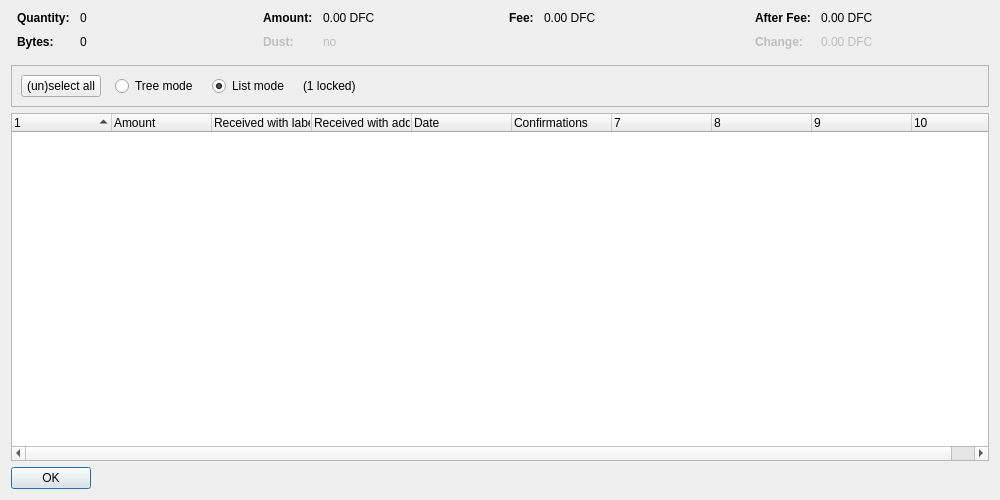
<?xml version="1.0" encoding="UTF-8"?>
<ui version="4.0">
 <class>CoinControlDialog</class>
 <widget class="QDialog" name="CoinControlDialog">
  <property name="geometry">
   <rect>
    <x>0</x>
    <y>0</y>
    <width>1000</width>
    <height>500</height>
   </rect>
  </property>
  <property name="windowTitle">
   <string>Coin Selection</string>
  </property>
  <layout class="QVBoxLayout" name="verticalLayout">
   <item>
    <layout class="QHBoxLayout" name="horizontalLayoutTop" stretch="0,0,0,0">
     <property name="topMargin">
      <number>0</number>
     </property>
     <property name="bottomMargin">
      <number>10</number>
     </property>
     <item>
      <layout class="QFormLayout" name="formLayoutCoinControl1">
       <property name="horizontalSpacing">
        <number>10</number>
       </property>
       <property name="verticalSpacing">
        <number>10</number>
       </property>
       <property name="leftMargin">
        <number>6</number>
       </property>
       <property name="rightMargin">
        <number>6</number>
       </property>
       <item row="0" column="0">
        <widget class="QLabel" name="labelCoinControlQuantityText">
         <property name="font">
          <font>
           <weight>75</weight>
           <bold>true</bold>
          </font>
         </property>
         <property name="text">
          <string>Quantity:</string>
         </property>
        </widget>
       </item>
       <item row="0" column="1">
        <widget class="QLabel" name="labelCoinControlQuantity">
         <property name="cursor">
          <cursorShape>IBeamCursor</cursorShape>
         </property>
         <property name="contextMenuPolicy">
          <enum>Qt::ActionsContextMenu</enum>
         </property>
         <property name="text">
          <string notr="true">0</string>
         </property>
         <property name="textInteractionFlags">
          <set>Qt::LinksAccessibleByMouse|Qt::TextSelectableByKeyboard|Qt::TextSelectableByMouse</set>
         </property>
        </widget>
       </item>
       <item row="1" column="0">
        <widget class="QLabel" name="labelCoinControlBytesText">
         <property name="font">
          <font>
           <weight>75</weight>
           <bold>true</bold>
          </font>
         </property>
         <property name="text">
          <string>Bytes:</string>
         </property>
        </widget>
       </item>
       <item row="1" column="1">
        <widget class="QLabel" name="labelCoinControlBytes">
         <property name="cursor">
          <cursorShape>IBeamCursor</cursorShape>
         </property>
         <property name="contextMenuPolicy">
          <enum>Qt::ActionsContextMenu</enum>
         </property>
         <property name="text">
          <string notr="true">0</string>
         </property>
         <property name="textInteractionFlags">
          <set>Qt::LinksAccessibleByMouse|Qt::TextSelectableByKeyboard|Qt::TextSelectableByMouse</set>
         </property>
        </widget>
       </item>
      </layout>
     </item>
     <item>
      <layout class="QFormLayout" name="formLayoutCoinControl2">
       <property name="horizontalSpacing">
        <number>10</number>
       </property>
       <property name="verticalSpacing">
        <number>10</number>
       </property>
       <property name="leftMargin">
        <number>6</number>
       </property>
       <property name="rightMargin">
        <number>6</number>
       </property>
       <item row="0" column="0">
        <widget class="QLabel" name="labelCoinControlAmountText">
         <property name="font">
          <font>
           <weight>75</weight>
           <bold>true</bold>
          </font>
         </property>
         <property name="text">
          <string>Amount:</string>
         </property>
        </widget>
       </item>
       <item row="0" column="1">
        <widget class="QLabel" name="labelCoinControlAmount">
         <property name="cursor">
          <cursorShape>IBeamCursor</cursorShape>
         </property>
         <property name="contextMenuPolicy">
          <enum>Qt::ActionsContextMenu</enum>
         </property>
         <property name="text">
          <string notr="true">0.00 DFC</string>
         </property>
         <property name="textInteractionFlags">
          <set>Qt::LinksAccessibleByMouse|Qt::TextSelectableByKeyboard|Qt::TextSelectableByMouse</set>
         </property>
        </widget>
       </item>
       <item row="1" column="0">
        <widget class="QLabel" name="labelCoinControlLowOutputText">
         <property name="enabled">
          <bool>false</bool>
         </property>
         <property name="font">
          <font>
           <weight>75</weight>
           <bold>true</bold>
          </font>
         </property>
         <property name="text">
          <string>Dust:</string>
         </property>
        </widget>
       </item>
       <item row="1" column="1">
        <widget class="QLabel" name="labelCoinControlLowOutput">
         <property name="enabled">
          <bool>false</bool>
         </property>
         <property name="cursor">
          <cursorShape>IBeamCursor</cursorShape>
         </property>
         <property name="contextMenuPolicy">
          <enum>Qt::ActionsContextMenu</enum>
         </property>
         <property name="text">
          <string notr="true">no</string>
         </property>
         <property name="textInteractionFlags">
          <set>Qt::LinksAccessibleByMouse|Qt::TextSelectableByKeyboard|Qt::TextSelectableByMouse</set>
         </property>
        </widget>
       </item>
      </layout>
     </item>
     <item>
      <layout class="QFormLayout" name="formLayoutCoinControl3">
       <property name="horizontalSpacing">
        <number>10</number>
       </property>
       <property name="verticalSpacing">
        <number>10</number>
       </property>
       <property name="leftMargin">
        <number>6</number>
       </property>
       <property name="rightMargin">
        <number>6</number>
       </property>
       <item row="0" column="0">
        <widget class="QLabel" name="labelCoinControlFeeText">
         <property name="font">
          <font>
           <weight>75</weight>
           <bold>true</bold>
          </font>
         </property>
         <property name="text">
          <string>Fee:</string>
         </property>
        </widget>
       </item>
       <item row="0" column="1">
        <widget class="QLabel" name="labelCoinControlFee">
         <property name="cursor">
          <cursorShape>IBeamCursor</cursorShape>
         </property>
         <property name="contextMenuPolicy">
          <enum>Qt::ActionsContextMenu</enum>
         </property>
         <property name="text">
          <string notr="true">0.00 DFC</string>
         </property>
         <property name="textInteractionFlags">
          <set>Qt::LinksAccessibleByMouse|Qt::TextSelectableByKeyboard|Qt::TextSelectableByMouse</set>
         </property>
        </widget>
       </item>
      </layout>
     </item>
     <item>
      <layout class="QFormLayout" name="formLayoutCoinControl4">
       <property name="horizontalSpacing">
        <number>10</number>
       </property>
       <property name="verticalSpacing">
        <number>10</number>
       </property>
       <property name="leftMargin">
        <number>6</number>
       </property>
       <property name="rightMargin">
        <number>6</number>
       </property>
       <item row="0" column="0">
        <widget class="QLabel" name="labelCoinControlAfterFeeText">
         <property name="font">
          <font>
           <weight>75</weight>
           <bold>true</bold>
          </font>
         </property>
         <property name="text">
          <string>After Fee:</string>
         </property>
        </widget>
       </item>
       <item row="0" column="1">
        <widget class="QLabel" name="labelCoinControlAfterFee">
         <property name="cursor">
          <cursorShape>IBeamCursor</cursorShape>
         </property>
         <property name="contextMenuPolicy">
          <enum>Qt::ActionsContextMenu</enum>
         </property>
         <property name="text">
          <string notr="true">0.00 DFC</string>
         </property>
         <property name="textInteractionFlags">
          <set>Qt::LinksAccessibleByMouse|Qt::TextSelectableByKeyboard|Qt::TextSelectableByMouse</set>
         </property>
        </widget>
       </item>
       <item row="1" column="0">
        <widget class="QLabel" name="labelCoinControlChangeText">
         <property name="enabled">
          <bool>false</bool>
         </property>
         <property name="font">
          <font>
           <weight>75</weight>
           <bold>true</bold>
          </font>
         </property>
         <property name="text">
          <string>Change:</string>
         </property>
        </widget>
       </item>
       <item row="1" column="1">
        <widget class="QLabel" name="labelCoinControlChange">
         <property name="enabled">
          <bool>false</bool>
         </property>
         <property name="cursor">
          <cursorShape>IBeamCursor</cursorShape>
         </property>
         <property name="contextMenuPolicy">
          <enum>Qt::ActionsContextMenu</enum>
         </property>
         <property name="text">
          <string notr="true">0.00 DFC</string>
         </property>
         <property name="textInteractionFlags">
          <set>Qt::LinksAccessibleByMouse|Qt::TextSelectableByKeyboard|Qt::TextSelectableByMouse</set>
         </property>
        </widget>
       </item>
      </layout>
     </item>
    </layout>
   </item>
   <item>
    <widget class="QFrame" name="frame">
     <property name="minimumSize">
      <size>
       <width>0</width>
       <height>40</height>
      </size>
     </property>
     <property name="frameShape">
      <enum>QFrame::StyledPanel</enum>
     </property>
     <property name="frameShadow">
      <enum>QFrame::Sunken</enum>
     </property>
     <layout class="QHBoxLayout" name="horizontalLayout">
      <item>
       <layout class="QHBoxLayout" name="horizontalLayoutPanel" stretch="0,0,0,0,0">
        <property name="spacing">
         <number>14</number>
        </property>
        <item>
         <widget class="QPushButton" name="pushButtonSelectAll">
          <property name="sizePolicy">
           <sizepolicy hsizetype="Maximum" vsizetype="Fixed">
            <horstretch>0</horstretch>
            <verstretch>0</verstretch>
           </sizepolicy>
          </property>
          <property name="text">
           <string>(un)select all</string>
          </property>
          <property name="autoDefault">
           <bool>false</bool>
          </property>
         </widget>
        </item>
        <item>
         <widget class="QRadioButton" name="radioTreeMode">
          <property name="sizePolicy">
           <sizepolicy hsizetype="Maximum" vsizetype="Fixed">
            <horstretch>0</horstretch>
            <verstretch>0</verstretch>
           </sizepolicy>
          </property>
          <property name="text">
           <string>Tree mode</string>
          </property>
         </widget>
        </item>
        <item>
         <widget class="QRadioButton" name="radioListMode">
          <property name="sizePolicy">
           <sizepolicy hsizetype="Maximum" vsizetype="Fixed">
            <horstretch>0</horstretch>
            <verstretch>0</verstretch>
           </sizepolicy>
          </property>
          <property name="text">
           <string>List mode</string>
          </property>
          <property name="checked">
           <bool>true</bool>
          </property>
         </widget>
        </item>
        <item>
         <widget class="QLabel" name="labelLocked">
          <property name="text">
           <string notr="true">(1 locked)</string>
          </property>
         </widget>
        </item>
        <item>
         <spacer name="horizontalSpacer">
          <property name="orientation">
           <enum>Qt::Horizontal</enum>
          </property>
          <property name="sizeHint" stdset="0">
           <size>
            <width>40</width>
            <height>20</height>
           </size>
          </property>
         </spacer>
        </item>
       </layout>
      </item>
     </layout>
    </widget>
   </item>
   <item>
    <widget class="CoinControlTreeWidget" name="treeWidget">
     <property name="contextMenuPolicy">
      <enum>Qt::CustomContextMenu</enum>
     </property>
     <property name="sortingEnabled">
      <bool>false</bool>
     </property>
     <property name="columnCount">
      <number>10</number>
     </property>
     <attribute name="headerShowSortIndicator" stdset="0">
      <bool>true</bool>
     </attribute>
     <attribute name="headerStretchLastSection">
      <bool>false</bool>
     </attribute>
     <column>
      <property name="text">
       <string/>
      </property>
     </column>
     <column>
      <property name="text">
       <string>Amount</string>
      </property>
     </column>
     <column>
      <property name="text">
       <string>Received with label</string>
      </property>
     </column>
     <column>
      <property name="text">
       <string>Received with address</string>
      </property>
     </column>
     <column>
      <property name="text">
       <string>Date</string>
      </property>
     </column>
     <column>
      <property name="text">
       <string>Confirmations</string>
      </property>
      <property name="toolTip">
       <string>Confirmed</string>
      </property>
     </column>
     <column>
      <property name="text">
       <string/>
      </property>
     </column>
     <column>
      <property name="text">
       <string/>
      </property>
     </column>
     <column>
      <property name="text">
       <string/>
      </property>
     </column>
     <column>
      <property name="text">
       <string/>
      </property>
     </column>
    </widget>
   </item>
   <item>
    <widget class="QDialogButtonBox" name="buttonBox">
     <property name="sizePolicy">
      <sizepolicy hsizetype="Maximum" vsizetype="Fixed">
       <horstretch>0</horstretch>
       <verstretch>0</verstretch>
      </sizepolicy>
     </property>
     <property name="orientation">
      <enum>Qt::Horizontal</enum>
     </property>
     <property name="standardButtons">
      <set>QDialogButtonBox::Ok</set>
     </property>
    </widget>
   </item>
  </layout>
 </widget>
 <customwidgets>
  <customwidget>
   <class>CoinControlTreeWidget</class>
   <extends>QTreeWidget</extends>
   <header>coincontroltreewidget.h</header>
  </customwidget>
 </customwidgets>
 <resources/>
 <connections/>
</ui>
